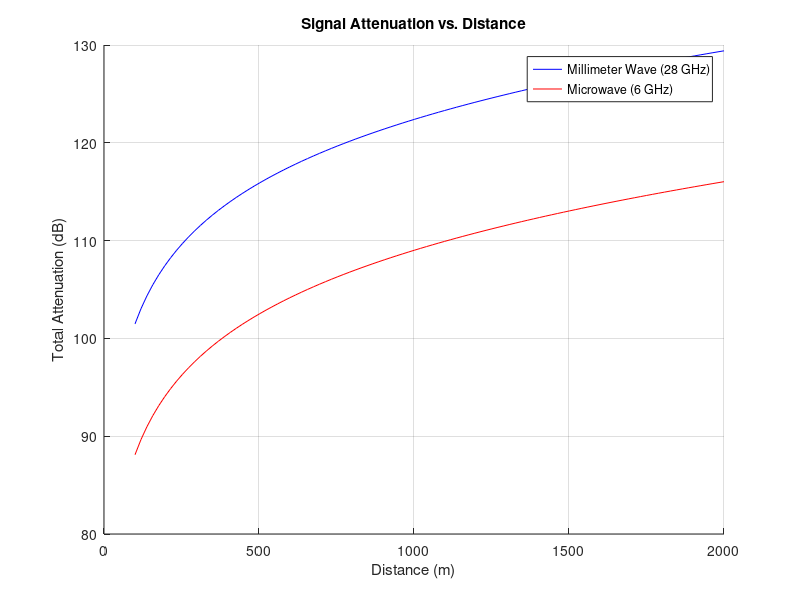

Reproduce this figure in MATLAB.
function plot_signal_attenuation()
    frequencies = [28e9, 6e9];  % Frequencies in Hz
    labels = {'Millimeter Wave (28 GHz)', 'Microwave (6 GHz)'};
    distances = linspace(100, 2000, 100);  % Distances from 100 to 2000 meters
    rain_rate = 10;  % Rain rate in mm/h
    colors = ['b', 'r'];

    figure;
    hold on;
    for i = 1:length(frequencies)
        attenuation = signal_attenuation(frequencies(i), distances, rain_rate);
        plot(distances, attenuation, 'Color', colors(i), 'DisplayName', labels{i});
    end
    hold off;
    
    title('Signal Attenuation vs. Distance');
    xlabel('Distance (m)');
    ylabel('Total Attenuation (dB)');
    legend('show');
    grid on;
end

function total_attenuation = signal_attenuation(frequency, distances, rain_rate)
    c = 3e8;  % Speed of light in m/s
    wavelength = c / frequency;
    PL_free_space = (4 * pi * distances / wavelength).^2;
    PL_free_space_db = 10 * log10(PL_free_space);  % Convert to dB
    
    % Rain attenuation coefficients (simplified)
    k = 0.1;  % Specific absorption coefficient for rain
    a = 1;    % Rain rate exponent
    PL_rain = k * rain_rate^a .* distances / 1000;  % Attenuation in dB/km
    
    total_attenuation = PL_free_space_db + PL_rain;
end
